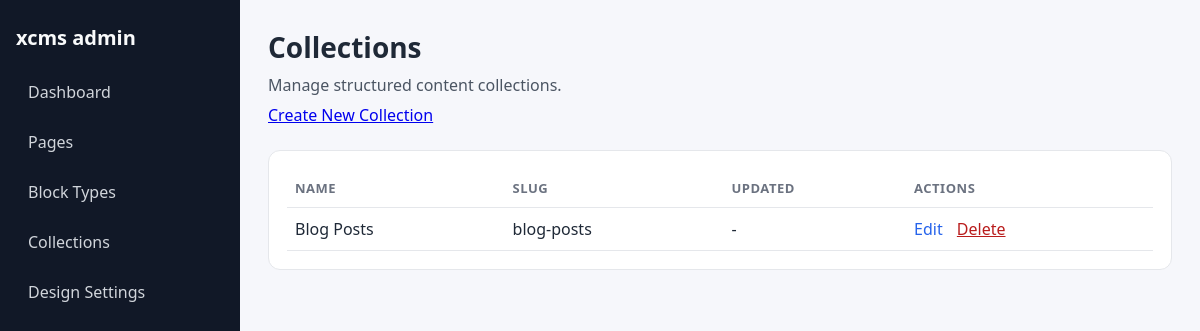
The app's page /admin/collections, older data.
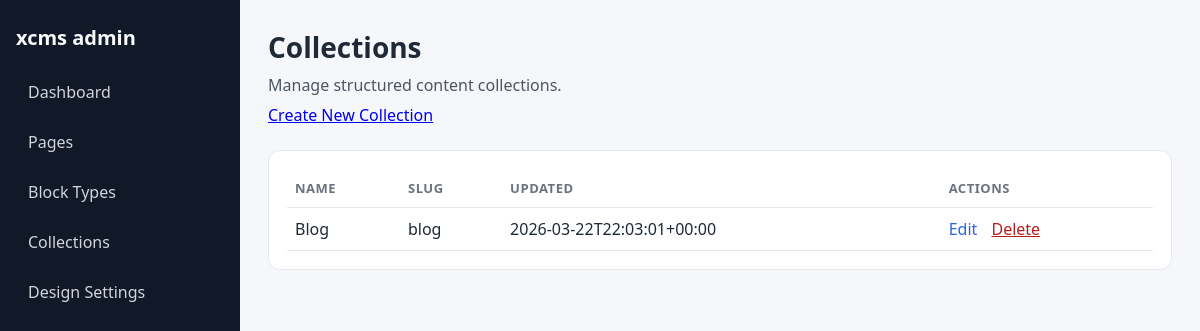
The same page, newer data.
### tables this page shows
CREATE TABLE collections (
    id INTEGER PRIMARY KEY AUTOINCREMENT,
    name TEXT NOT NULL,
    key TEXT NOT NULL,
    description TEXT,
    schema_json TEXT NOT NULL DEFAULT '{}',
    created_at TEXT NOT NULL,
    updated_at TEXT NOT NULL
);

### app/Core/View.php (called while the page is built, shortened)
<?php
class View
{
    private string $basePath;
    public function __construct()
    {
        $this->basePath = BASE_PATH . '/app/Views';
    }
    public function render(string $view, array $data = []): string
    {
        $path = $this->basePath . '/' . $view . '.php';
        extract($data, EXTR_SKIP);
        require $path;
        return ob_get_clean();
    }
}

### app/Core/Controller.php (called while the page is built, shortened)
<?php
abstract class Controller
{
    protected function render(string $view, array $data = [], string $layout = 'main'): void
    {
        $viewEngine = new View();
        $content = $viewEngine->render($view, $data);
    }
}

### app/Controllers/Admin/CollectionAdminController.php (called while the page is built, shortened)
<?php
class CollectionAdminController extends Controller
{
    private CollectionRepository $collectionRepository;
    public function __construct(Request $request, Response $response)
    {
        $this->collectionRepository = new CollectionRepository();
    }
    public function index(): void
    {
        $collections = $this->collectionRepository->all();
        $this->render('admin/collections/index', [
            'pageTitle' => 'Manage Collections',
            'collections' => $collections,
            'flash' => $this->readFlashFromQuery(),
        ], 'admin');
    }
    private function readFlashFromQuery(): ?array
    {
        return null;
    }
}

### public/index.php (called while the page is built, shortened)
<?php
try {
    $request = new Request();
    $response = new Response();
    $router = new Router();
    $routes = require dirname(__DIR__) . '/routes.php';
    foreach ($routes as $path => $handler) {
        $router->get($path, $handler);
        $router->post($path, $handler);
    }
    $router->setSlugFallback('PageController', 'show');
    $router->dispatch($request, $response);
} catch (\Exception $e) {
    http_response_code(500);
    echo '<h1>Error</h1>';
    echo '<p>' . htmlspecialchars($e->getMessage()) . '</p>';
    if (getenv('APP_DEBUG')) {
        echo '<pre>' . htmlspecialchars($e->getTraceAsString()) . '</pre>';
    }
}

### app/Core/Autoloader.php (called while the page is built, shortened)
<?php
class Autoloader
{
    private static string $basePath;
    public static function register(string $basePath): void
    {
        self::$basePath = $basePath;
    }
    public static function load(string $class): void
    {
        $path = self::$basePath . '/app/' . str_replace('\\', '/', substr($class, 4)) . '.php';
    }
}

### app/Core/Database.php (called while the page is built, shortened)
<?php
class Database
{
    private static ?PDO $instance = null;
    public static function initialize(string $dbPath): void
    {
        try {
            self::$instance = new PDO(
                'sqlite:' . $dbPath,
                null,
                null,
                [
                    PDO::ATTR_ERRMODE => PDO::ERRMODE_EXCEPTION,
                    PDO::ATTR_DEFAULT_FETCH_MODE => PDO::FETCH_ASSOC,
                ]
            );
        } catch (\PDOException $e) {
            throw new \RuntimeException('Database connection failed: ' . $e->getMessage());
        }
    }
    public static function connection(): PDO
    {
        return self::$instance;
    }
}

### app/Repositories/BaseRepository.php (called while the page is built, shortened)
<?php
abstract class BaseRepository
{
    protected string $table;
    protected PDO $db;
    public function __construct()
    {
        $this->db = Database::connection();
    }
    protected function hydrate(array $row): object
    {
        return new $this->modelClass($row);
    }
    protected function hydrateAll(array $rows): array
    {
        return array_map($this->hydrate(...), $rows);
    }
    public function all(): array
    {
        $stmt = $this->db->query("SELECT * FROM {$this->table}");
        return $this->hydrateAll($stmt->fetchAll(PDO::FETCH_ASSOC));
    }
}

### app/Models/CmsCollection.php (called while the page is built, shortened)
<?php
class CmsCollection
{
    public function fromArray(array $data): self
    {
        return $this;
    }
}

### app/Views/admin/collections/index.php (the view, shortened to what the changed rows need)
<section class="admin-page-header">
    <h2>Collections</h2>
</section>
<section class="admin-grid">
    <div class="stat-card">
        <?php if (empty($collections)): ?>
            <p>No collections found.</p>
        <?php else: ?>
            <table class="admin-table">
                <thead>
                <tr>
                    <th>Name</th>
                    <th>Slug</th>
                    <th>Updated</th>
                    <th>Actions</th>
                </tr>
                </thead>
                <tbody>
                <?php foreach ($collections as $collection): ?>
                    <tr>
                        <td><?= htmlspecialchars((string) $collection->name, ENT_QUOTES | ENT_SUBSTITUTE, 'UTF-8') ?></td>
                        <td><?= htmlspecialchars((string) $collection->key, ENT_QUOTES | ENT_SUBSTITUTE, 'UTF-8') ?></td>
                        <td><?= htmlspecialchars((string) ($collection->updated_at ?? '-'), ENT_QUOTES | ENT_SUBSTITUTE, 'UTF-8') ?></td>
                        <td>
                            <a href="/admin/collections/<?= (int) $collection->id ?>/edit">Edit</a>
                            <form method="post" action="/admin/collections" class="inline-form" onsubmit="return confirm('Delete this collection?');">
                                <button type="submit" class="link-button">Delete</button>
                            </form>
                        </td>
                    </tr>
                <?php endforeach; ?>
                </tbody>
            </table>
        <?php endif; ?>
    </div>
</section>

Row changes from the older to the newer data that the page shows:
changed collections: name "Blog Posts" → "Blog"; key "blog-posts" → "blog"; updated_at "-" → "2026-03-22T22:03:01+00:00"
